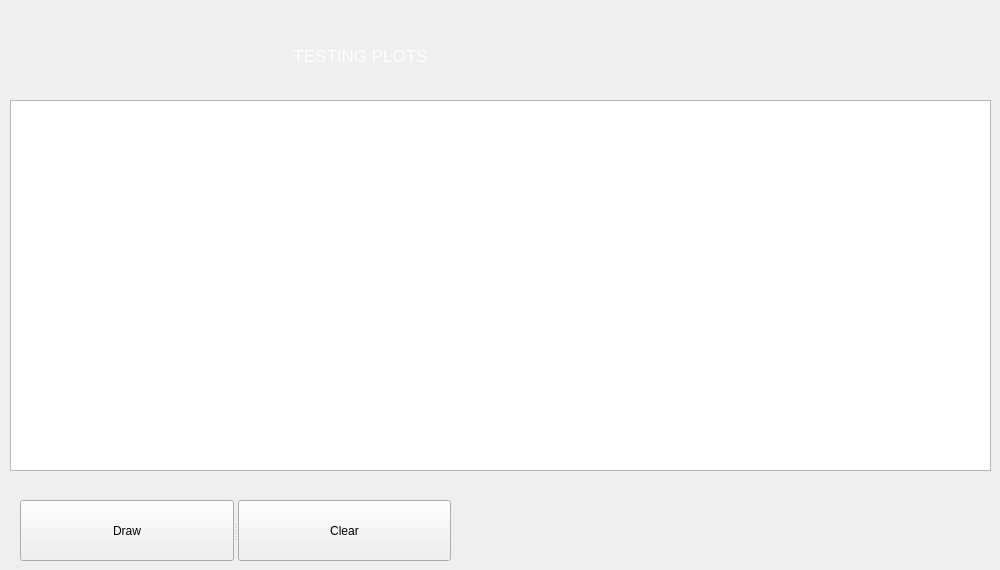
            <widget class="QWidget" name="page_settings_testing">
             <widget class="QLabel" name="label_5">
              <property name="geometry">
               <rect>
                <x>10</x>
                <y>30</y>
                <width>701</width>
                <height>51</height>
               </rect>
              </property>
              <property name="font">
               <font>
                <pointsize>13</pointsize>
                <weight>50</weight>
                <italic>false</italic>
                <bold>false</bold>
               </font>
              </property>
              <property name="styleSheet">
               <string notr="true">color:#fff</string>
              </property>
              <property name="text">
               <string>TESTING PLOTS</string>
              </property>
              <property name="alignment">
               <set>Qt::AlignCenter</set>
              </property>
              <property name="wordWrap">
               <bool>true</bool>
              </property>
             </widget>
             <widget class="GraphicsLayoutWidget" name="graphicsView">
              <property name="geometry">
               <rect>
                <x>10</x>
                <y>100</y>
                <width>981</width>
                <height>371</height>
               </rect>
              </property>
             </widget>
             <widget class="QSplitter" name="splitter">
              <property name="geometry">
               <rect>
                <x>20</x>
                <y>500</y>
                <width>431</width>
                <height>61</height>
               </rect>
              </property>
              <property name="orientation">
               <enum>Qt::Horizontal</enum>
              </property>
              <widget class="QPushButton" name="pushButton_2">
               <property name="text">
                <string>Draw</string>
               </property>
              </widget>
              <widget class="QPushButton" name="pushButton_3">
               <property name="text">
                <string>Clear</string>
               </property>
              </widget>
             </widget>
            </widget>
